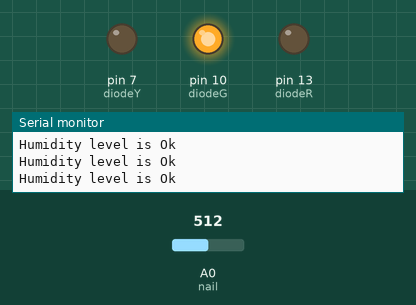
Simulated run of this sketch. Board: Arduino Uno, built with avr-gcc and run on an emulated ATmega328P. Parts: output pins drawn as LEDs (lit = HIGH), the last lines printed to the serial monitor. Dashed ring = blinking. The inputs (shaded band) are chosen by the test bench; at power-on: A0 (nail) = 512.

Above: at 1.2 s.
1.3 s: A0 (nail) set to 94
4.3 s: A0 (nail) set to 82
At 5.2 s:
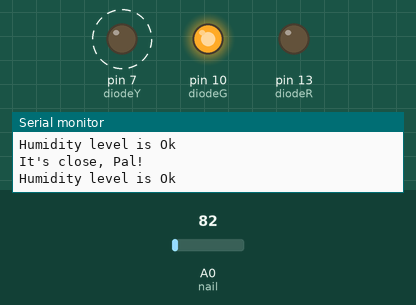
7.3 s: A0 (nail) set to 65
At 8.4 s:
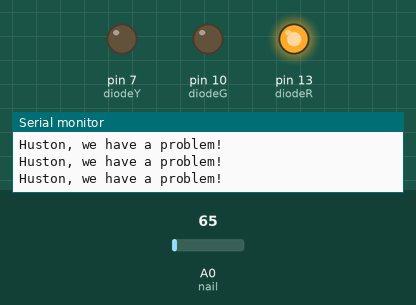
8.8 s: A0 (nail) set to 90
At 10.0 s:
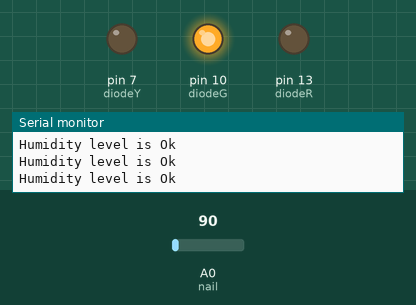
Timing chart, 0 to 11.3 s (numbered marks = the images above; inputs shaded):
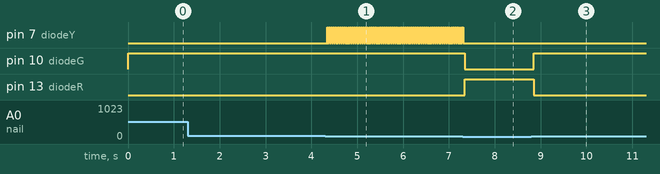

The sketch:

Flower_humidity_control.ino
```cpp
#define nail 14
#define diodeR 13
#define diodeG 10
#define diodeY 7
int val;
//Flower watering

void setup()
  {
  //
  Serial.begin(9600);
  Serial.print("Good day, Master");
  pinMode(nail, INPUT);
  pinMode(diodeR, OUTPUT);
  pinMode(diodeG, OUTPUT);
  pinMode(diodeY, OUTPUT);

  }

void loop()
{
  val = analogRead(nail);
  val = map(val, 0,102,0,102);
  val = constrain(val,0,102);

 if (val < 80)
    {
       Serial.println ("Huston, we have a problem!");
        //switch on lighning diode RED
        digitalWrite(diodeR,1);
        digitalWrite(diodeG,0);
    }
   else

       {
        Serial.println ("Humidity level is Ok");
        //switch on lighning diode GREEN
        digitalWrite(diodeR,0);
        digitalWrite(diodeG,1);
        }
   if  (val >70&&val<90)
        {
          digitalWrite(diodeY,1);
          Serial.println ("It's close, Pal!");
          //switch on lighning diode YELLOW
        }
     if (val<75 && val > 85);
     {
          digitalWrite(diodeY,0);

     }


}
```

Measured:
- the behaviour switches between 90 and 89 on A0 (nail) (found by bisection; images 0 and 1)
- after the input at 4.3 s, pin 7 (diodeY): alternates HIGH for 0.02 s and LOW for 0.02 s, starting at once
- after the input at 7.3 s, pin 7 (diodeY): goes on until 7.3 s, then stays LOW; pin 10 (diodeG): HIGH → LOW at once; pin 13 (diodeR): LOW → HIGH at once
- after the input at 8.8 s, pin 10 (diodeG): LOW → HIGH after 0.05 s; pin 13 (diodeR): HIGH → LOW after 0.05 s
